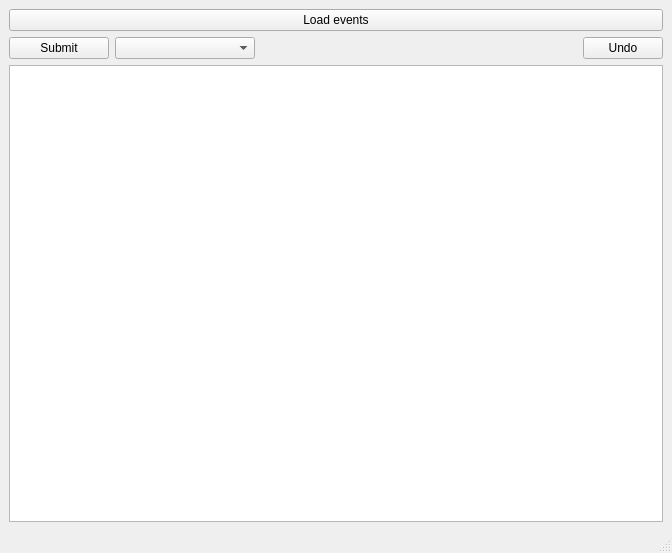
<?xml version="1.0" encoding="UTF-8"?>
<ui version="4.0">
 <class>MainWindow</class>
 <widget class="QMainWindow" name="MainWindow">
  <property name="geometry">
   <rect>
    <x>0</x>
    <y>0</y>
    <width>672</width>
    <height>553</height>
   </rect>
  </property>
  <property name="windowTitle">
   <string>MainWindow</string>
  </property>
  <widget class="QWidget" name="centralwidget">
   <property name="sizePolicy">
    <sizepolicy hsizetype="Expanding" vsizetype="Expanding">
     <horstretch>1</horstretch>
     <verstretch>0</verstretch>
    </sizepolicy>
   </property>
   <layout class="QGridLayout" name="gridLayout">
    <item row="0" column="0">
     <layout class="QVBoxLayout" name="verticalLayout">
      <item>
       <layout class="QHBoxLayout" name="horizontalLayout_2">
        <item>
         <widget class="QPushButton" name="loadEventsButton">
          <property name="text">
           <string>Load events</string>
          </property>
         </widget>
        </item>
       </layout>
      </item>
      <item>
       <layout class="QHBoxLayout" name="horizontalLayout">
        <item>
         <widget class="QPushButton" name="submitButton">
          <property name="minimumSize">
           <size>
            <width>100</width>
            <height>0</height>
           </size>
          </property>
          <property name="text">
           <string>Submit</string>
          </property>
         </widget>
        </item>
        <item>
         <widget class="QComboBox" name="calendarCombobox">
          <property name="sizePolicy">
           <sizepolicy hsizetype="Minimum" vsizetype="Fixed">
            <horstretch>0</horstretch>
            <verstretch>0</verstretch>
           </sizepolicy>
          </property>
          <property name="minimumSize">
           <size>
            <width>140</width>
            <height>0</height>
           </size>
          </property>
         </widget>
        </item>
        <item>
         <spacer name="horizontalSpacer">
          <property name="orientation">
           <enum>Qt::Horizontal</enum>
          </property>
          <property name="sizeHint" stdset="0">
           <size>
            <width>30</width>
            <height>20</height>
           </size>
          </property>
         </spacer>
        </item>
        <item>
         <widget class="QPushButton" name="undoButton">
          <property name="text">
           <string>Undo</string>
          </property>
         </widget>
        </item>
       </layout>
      </item>
      <item>
       <widget class="QColumnView" name="eventsView"/>
      </item>
     </layout>
    </item>
   </layout>
  </widget>
  <widget class="QMenuBar" name="menubar">
   <property name="geometry">
    <rect>
     <x>0</x>
     <y>0</y>
     <width>672</width>
     <height>21</height>
    </rect>
   </property>
  </widget>
  <widget class="QStatusBar" name="statusbar"/>
 </widget>
 <resources/>
 <connections/>
</ui>
